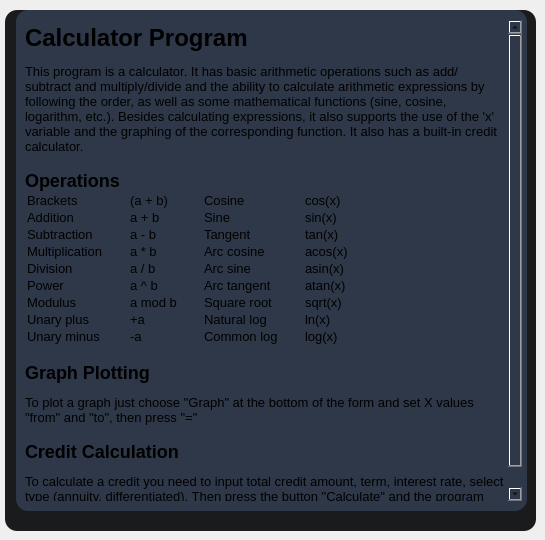
    <widget class="QWidget" name="tabHelp">
     <attribute name="title">
      <string>Help</string>
     </attribute>
     <widget class="QFrame" name="frameHelp">
      <property name="geometry">
       <rect>
        <x>5</x>
        <y>10</y>
        <width>531</width>
        <height>521</height>
       </rect>
      </property>
      <property name="styleSheet">
       <string notr="true">background-color: #1a1b1c;
border-radius: 12px;</string>
      </property>
      <property name="frameShape">
       <enum>QFrame::StyledPanel</enum>
      </property>
      <property name="frameShadow">
       <enum>QFrame::Raised</enum>
      </property>
      <widget class="QGroupBox" name="groupBoxHelp">
       <property name="geometry">
        <rect>
         <x>11</x>
         <y>0</y>
         <width>511</width>
         <height>501</height>
        </rect>
       </property>
       <property name="styleSheet">
        <string notr="true">background:  #2e3848;
border-radius: 12px;</string>
       </property>
       <property name="title">
        <string/>
       </property>
       <widget class="QTextEdit" name="textEditHelp">
        <property name="geometry">
         <rect>
          <x>5</x>
          <y>10</y>
          <width>501</width>
          <height>481</height>
         </rect>
        </property>
        <property name="html">
         <string>&lt;!DOCTYPE HTML PUBLIC &quot;-//W3C//DTD HTML 4.0//EN&quot; &quot;http://www.w3.org/TR/REC-html40/strict.dtd&quot;&gt;
&lt;html&gt;&lt;head&gt;&lt;meta name=&quot;qrichtext&quot; content=&quot;1&quot; /&gt;&lt;meta charset=&quot;utf-8&quot; /&gt;&lt;style type=&quot;text/css&quot;&gt;
p, li { white-space: pre-wrap; }
hr { height: 1px; border-width: 0; }
li.unchecked::marker { content: &quot;\2610&quot;; }
li.checked::marker { content: &quot;\2612&quot;; }
&lt;/style&gt;&lt;/head&gt;&lt;body style=&quot; font-family:'Fira Sans Semi-Light'; font-size:10pt; font-weight:400; font-style:normal;&quot;&gt;
&lt;h1 style=&quot; margin-top:18px; margin-bottom:12px; margin-left:0px; margin-right:0px; -qt-block-indent:0; text-indent:0px;&quot;&gt;&lt;span style=&quot; font-size:xx-large; font-weight:700;&quot;&gt;Calculator Program&lt;/span&gt;&lt;/h1&gt;
&lt;p style=&quot; margin-top:12px; margin-bottom:12px; margin-left:0px; margin-right:0px; -qt-block-indent:0; text-indent:0px;&quot;&gt;This program is a calculator. It has basic arithmetic operations such as add/subtract and multiply/divide and the ability to calculate arithmetic expressions by following the order, as well as some mathematical functions (sine, cosine, logarithm, etc.). Besides calculating expressions, it also supports the use of the 'x' variable and the graphing of the corresponding function. It also has a built-in credit calculator. &lt;/p&gt;
&lt;h2 style=&quot; margin-top:16px; margin-bottom:12px; margin-left:0px; margin-right:0px; -qt-block-indent:0; text-indent:0px;&quot;&gt;&lt;span style=&quot; font-size:x-large; font-weight:700;&quot;&gt;Operations&lt;/span&gt;&lt;/h2&gt;
&lt;table border=&quot;0&quot; style=&quot; margin-top:0px; margin-bottom:0px; margin-left:0px; margin-right:0px;&quot; cellspacing=&quot;2&quot; cellpadding=&quot;0&quot;&gt;
&lt;tr&gt;
&lt;td style=&quot; padding-left:0; padding-right:45; padding-top:0; padding-bottom:0;&quot;&gt;
&lt;p style=&quot; margin-top:0px; margin-bottom:0px; margin-left:0px; margin-right:0px; -qt-block-indent:0; text-indent:0px;&quot;&gt;Brackets&lt;/p&gt;&lt;/td&gt;
&lt;td style=&quot; padding-left:0; padding-right:25; padding-top:0; padding-bottom:0;&quot;&gt;
&lt;p style=&quot; margin-top:0px; margin-bottom:0px; margin-left:0px; margin-right:0px; -qt-block-indent:0; text-indent:0px;&quot;&gt;(a + b)&lt;/p&gt;&lt;/td&gt;
&lt;td style=&quot; padding-left:0; padding-right:25; padding-top:0; padding-bottom:0;&quot;&gt;
&lt;p style=&quot; margin-top:0px; margin-bottom:0px; margin-left:0px; margin-right:0px; -qt-block-indent:0; text-indent:0px;&quot;&gt;Cosine&lt;/p&gt;&lt;/td&gt;
&lt;td style=&quot; padding-left:0; padding-right:25; padding-top:0; padding-bottom:0;&quot;&gt;
&lt;p style=&quot; margin-top:0px; margin-bottom:0px; margin-left:0px; margin-right:0px; -qt-block-indent:0; text-indent:0px;&quot;&gt;cos(x)&lt;/p&gt;&lt;/td&gt;&lt;/tr&gt;
&lt;tr&gt;
&lt;td style=&quot; padding-left:0; padding-right:25; padding-top:0; padding-bottom:0;&quot;&gt;
&lt;p style=&quot; margin-top:0px; margin-bottom:0px; margin-left:0px; margin-right:0px; -qt-block-indent:0; text-indent:0px;&quot;&gt;Addition&lt;/p&gt;&lt;/td&gt;
&lt;td style=&quot; padding-left:0; padding-right:25; padding-top:0; padding-bottom:0;&quot;&gt;
&lt;p style=&quot; margin-top:0px; margin-bottom:0px; margin-left:0px; margin-right:0px; -qt-block-indent:0; text-indent:0px;&quot;&gt;a + b&lt;/p&gt;&lt;/td&gt;
&lt;td style=&quot; padding-left:0; padding-right:25; padding-top:0; padding-bottom:0;&quot;&gt;
&lt;p style=&quot; margin-top:0px; margin-bottom:0px; margin-left:0px; margin-right:0px; -qt-block-indent:0; text-indent:0px;&quot;&gt;Sine&lt;/p&gt;&lt;/td&gt;
&lt;td style=&quot; padding-left:0; padding-right:25; padding-top:0; padding-bottom:0;&quot;&gt;
&lt;p style=&quot; margin-top:0px; margin-bottom:0px; margin-left:0px; margin-right:0px; -qt-block-indent:0; text-indent:0px;&quot;&gt;sin(x)&lt;/p&gt;&lt;/td&gt;&lt;/tr&gt;
&lt;tr&gt;
&lt;td style=&quot; padding-left:0; padding-right:25; padding-top:0; padding-bottom:0;&quot;&gt;
&lt;p style=&quot; margin-top:0px; margin-bottom:0px; margin-left:0px; margin-right:0px; -qt-block-indent:0; text-indent:0px;&quot;&gt;Subtraction&lt;/p&gt;&lt;/td&gt;
&lt;td style=&quot; padding-left:0; padding-right:25; padding-top:0; padding-bottom:0;&quot;&gt;
&lt;p style=&quot; margin-top:0px; margin-bottom:0px; margin-left:0px; margin-right:0px; -qt-block-indent:0; text-indent:0px;&quot;&gt;a - b&lt;/p&gt;&lt;/td&gt;
&lt;td style=&quot; padding-left:0; padding-right:25; padding-top:0; padding-bottom:0;&quot;&gt;
&lt;p style=&quot; margin-top:0px; margin-bottom:0px; margin-left:0px; margin-right:0px; -qt-block-indent:0; text-indent:0px;&quot;&gt;Tangent&lt;/p&gt;&lt;/td&gt;
&lt;td style=&quot; padding-left:0; padding-right:25; padding-top:0; padding-bottom:0;&quot;&gt;
&lt;p style=&quot; margin-top:0px; margin-bottom:0px; margin-left:0px; margin-right:0px; -qt-block-indent:0; text-indent:0px;&quot;&gt;tan(x)&lt;/p&gt;&lt;/td&gt;&lt;/tr&gt;
&lt;tr&gt;
&lt;td style=&quot; padding-left:0; padding-right:25; padding-top:0; padding-bottom:0;&quot;&gt;
&lt;p style=&quot; margin-top:0px; margin-bottom:0px; margin-left:0px; margin-right:0px; -qt-block-indent:0; text-indent:0px;&quot;&gt;Multiplication&lt;/p&gt;&lt;/td&gt;
&lt;td style=&quot; padding-left:0; padding-right:25; padding-top:0; padding-bottom:0;&quot;&gt;
&lt;p style=&quot; margin-top:0px; margin-bottom:0px; margin-left:0px; margin-right:0px; -qt-block-indent:0; text-indent:0px;&quot;&gt;a * b&lt;/p&gt;&lt;/td&gt;
&lt;td style=&quot; padding-left:0; padding-right:25; padding-top:0; padding-bottom:0;&quot;&gt;
&lt;p style=&quot; margin-top:0px; margin-bottom:0px; margin-left:0px; margin-right:0px; -qt-block-indent:0; text-indent:0px;&quot;&gt;Arc cosine&lt;/p&gt;&lt;/td&gt;
&lt;td style=&quot; padding-left:0; padding-right:25; padding-top:0; padding-bottom:0;&quot;&gt;
&lt;p style=&quot; margin-top:0px; margin-bottom:0px; margin-left:0px; margin-right:0px; -qt-block-indent:0; text-indent:0px;&quot;&gt;acos(x)&lt;/p&gt;&lt;/td&gt;&lt;/tr&gt;
&lt;tr&gt;
&lt;td style=&quot; padding-left:0; padding-right:25; padding-top:0; padding-bottom:0;&quot;&gt;
&lt;p style=&quot; margin-top:0px; margin-bottom:0px; margin-left:0px; margin-right:0px; -qt-block-indent:0; text-indent:0px;&quot;&gt;Division&lt;/p&gt;&lt;/td&gt;
&lt;td style=&quot; padding-left:0; padding-right:25; padding-top:0; padding-bottom:0;&quot;&gt;
&lt;p style=&quot; margin-top:0px; margin-bottom:0px; margin-left:0px; margin-right:0px; -qt-block-indent:0; text-indent:0px;&quot;&gt;a / b&lt;/p&gt;&lt;/td&gt;
&lt;td style=&quot; padding-left:0; padding-right:25; padding-top:0; padding-bottom:0;&quot;&gt;
&lt;p style=&quot; margin-top:0px; margin-bottom:0px; margin-left:0px; margin-right:0px; -qt-block-indent:0; text-indent:0px;&quot;&gt;Arc sine&lt;/p&gt;&lt;/td&gt;
&lt;td style=&quot; padding-left:0; padding-right:25; padding-top:0; padding-bottom:0;&quot;&gt;
&lt;p style=&quot; margin-top:0px; margin-bottom:0px; margin-left:0px; margin-right:0px; -qt-block-indent:0; text-indent:0px;&quot;&gt;asin(x)&lt;/p&gt;&lt;/td&gt;&lt;/tr&gt;
&lt;tr&gt;
&lt;td style=&quot; padding-left:0; padding-right:25; padding-top:0; padding-bottom:0;&quot;&gt;
&lt;p style=&quot; margin-top:0px; margin-bottom:0px; margin-left:0px; margin-right:0px; -qt-block-indent:0; text-indent:0px;&quot;&gt;Power&lt;/p&gt;&lt;/td&gt;
&lt;td style=&quot; padding-left:0; padding-right:25; padding-top:0; padding-bottom:0;&quot;&gt;
&lt;p style=&quot; margin-top:0px; margin-bottom:0px; margin-left:0px; margin-right:0px; -qt-block-indent:0; text-indent:0px;&quot;&gt;a ^ b&lt;/p&gt;&lt;/td&gt;
&lt;td style=&quot; padding-left:0; padding-right:25; padding-top:0; padding-bottom:0;&quot;&gt;
&lt;p style=&quot; margin-top:0px; margin-bottom:0px; margin-left:0px; margin-right:0px; -qt-block-indent:0; text-indent:0px;&quot;&gt;Arc tangent&lt;/p&gt;&lt;/td&gt;
&lt;td style=&quot; padding-left:0; padding-right:25; padding-top:0; padding-bottom:0;&quot;&gt;
&lt;p style=&quot; margin-top:0px; margin-bottom:0px; margin-left:0px; margin-right:0px; -qt-block-indent:0; text-indent:0px;&quot;&gt;atan(x)&lt;/p&gt;&lt;/td&gt;&lt;/tr&gt;
&lt;tr&gt;
&lt;td style=&quot; padding-left:0; padding-right:25; padding-top:0; padding-bottom:0;&quot;&gt;
&lt;p style=&quot; margin-top:0px; margin-bottom:0px; margin-left:0px; margin-right:0px; -qt-block-indent:0; text-indent:0px;&quot;&gt;Modulus&lt;/p&gt;&lt;/td&gt;
&lt;td style=&quot; padding-left:0; padding-right:25; padding-top:0; padding-bottom:0;&quot;&gt;
&lt;p style=&quot; margin-top:0px; margin-bottom:0px; margin-left:0px; margin-right:0px; -qt-block-indent:0; text-indent:0px;&quot;&gt;a mod b&lt;/p&gt;&lt;/td&gt;
&lt;td style=&quot; padding-left:0; padding-right:25; padding-top:0; padding-bottom:0;&quot;&gt;
&lt;p style=&quot; margin-top:0px; margin-bottom:0px; margin-left:0px; margin-right:0px; -qt-block-indent:0; text-indent:0px;&quot;&gt;Square root&lt;/p&gt;&lt;/td&gt;
&lt;td style=&quot; padding-left:0; padding-right:25; padding-top:0; padding-bottom:0;&quot;&gt;
&lt;p style=&quot; margin-top:0px; margin-bottom:0px; margin-left:0px; margin-right:0px; -qt-block-indent:0; text-indent:0px;&quot;&gt;sqrt(x)&lt;/p&gt;&lt;/td&gt;&lt;/tr&gt;
&lt;tr&gt;
&lt;td style=&quot; padding-left:0; padding-right:25; padding-top:0; padding-bottom:0;&quot;&gt;
&lt;p style=&quot; margin-top:0px; margin-bottom:0px; margin-left:0px; margin-right:0px; -qt-block-indent:0; text-indent:0px;&quot;&gt;Unary plus&lt;/p&gt;&lt;/td&gt;
&lt;td style=&quot; padding-left:0; padding-right:25; padding-top:0; padding-bottom:0;&quot;&gt;
&lt;p style=&quot; margin-top:0px; margin-bottom:0px; margin-left:0px; margin-right:0px; -qt-block-indent:0; text-indent:0px;&quot;&gt;+a&lt;/p&gt;&lt;/td&gt;
&lt;td style=&quot; padding-left:0; padding-right:25; padding-top:0; padding-bottom:0;&quot;&gt;
&lt;p style=&quot; margin-top:0px; margin-bottom:0px; margin-left:0px; margin-right:0px; -qt-block-indent:0; text-indent:0px;&quot;&gt;Natural log&lt;/p&gt;&lt;/td&gt;
&lt;td style=&quot; padding-left:0; padding-right:25; padding-top:0; padding-bottom:0;&quot;&gt;
&lt;p style=&quot; margin-top:0px; margin-bottom:0px; margin-left:0px; margin-right:0px; -qt-block-indent:0; text-indent:0px;&quot;&gt;ln(x)&lt;/p&gt;&lt;/td&gt;&lt;/tr&gt;
&lt;tr&gt;
&lt;td style=&quot; padding-left:0; padding-right:25; padding-top:0; padding-bottom:0;&quot;&gt;
&lt;p style=&quot; margin-top:0px; margin-bottom:0px; margin-left:0px; margin-right:0px; -qt-block-indent:0; text-indent:0px;&quot;&gt;Unary minus&lt;/p&gt;&lt;/td&gt;
&lt;td style=&quot; padding-left:0; padding-right:25; padding-top:0; padding-bottom:0;&quot;&gt;
&lt;p style=&quot; margin-top:0px; margin-bottom:0px; margin-left:0px; margin-right:0px; -qt-block-indent:0; text-indent:0px;&quot;&gt;-a&lt;/p&gt;&lt;/td&gt;
&lt;td style=&quot; padding-left:0; padding-right:25; padding-top:0; padding-bottom:0;&quot;&gt;
&lt;p style=&quot; margin-top:0px; margin-bottom:0px; margin-left:0px; margin-right:0px; -qt-block-indent:0; text-indent:0px;&quot;&gt;Common log&lt;/p&gt;&lt;/td&gt;
&lt;td style=&quot; padding-left:0; padding-right:25; padding-top:0; padding-bottom:0;&quot;&gt;
&lt;p style=&quot; margin-top:0px; margin-bottom:0px; margin-left:0px; margin-right:0px; -qt-block-indent:0; text-indent:0px;&quot;&gt;log(x)&lt;/p&gt;&lt;/td&gt;&lt;/tr&gt;&lt;/table&gt;
&lt;h2 style=&quot; margin-top:16px; margin-bottom:12px; margin-left:0px; margin-right:0px; -qt-block-indent:0; text-indent:0px;&quot;&gt;&lt;span style=&quot; font-size:x-large; font-weight:700;&quot;&gt;Graph Plotting&lt;/span&gt;&lt;/h2&gt;
&lt;p style=&quot; margin-top:12px; margin-bottom:12px; margin-left:0px; margin-right:0px; -qt-block-indent:0; text-indent:0px;&quot;&gt;To plot a graph just choose &amp;quot;Graph&amp;quot; at the bottom of the form and set X values &amp;quot;from&amp;quot; and &amp;quot;to&amp;quot;, then press &amp;quot;=&amp;quot; &lt;/p&gt;
&lt;h2 style=&quot; margin-top:16px; margin-bottom:12px; margin-left:0px; margin-right:0px; -qt-block-indent:0; text-indent:0px;&quot;&gt;&lt;span style=&quot; font-size:x-large; font-weight:700;&quot;&gt;Credit Calculation&lt;/span&gt;&lt;/h2&gt;
&lt;p style=&quot; margin-top:12px; margin-bottom:12px; margin-left:0px; margin-right:0px; -qt-block-indent:0; text-indent:0px;&quot;&gt;To calculate a credit you need to input total credit amount, term, interest rate, select type (annuity, differentiated). Then press the button &amp;quot;Calculate&amp;quot; and the program will output monthly payment, overpayment on credit, total payment. &lt;/p&gt;&lt;/body&gt;&lt;/html&gt;</string>
        </property>
       </widget>
      </widget>
     </widget>
    </widget>
